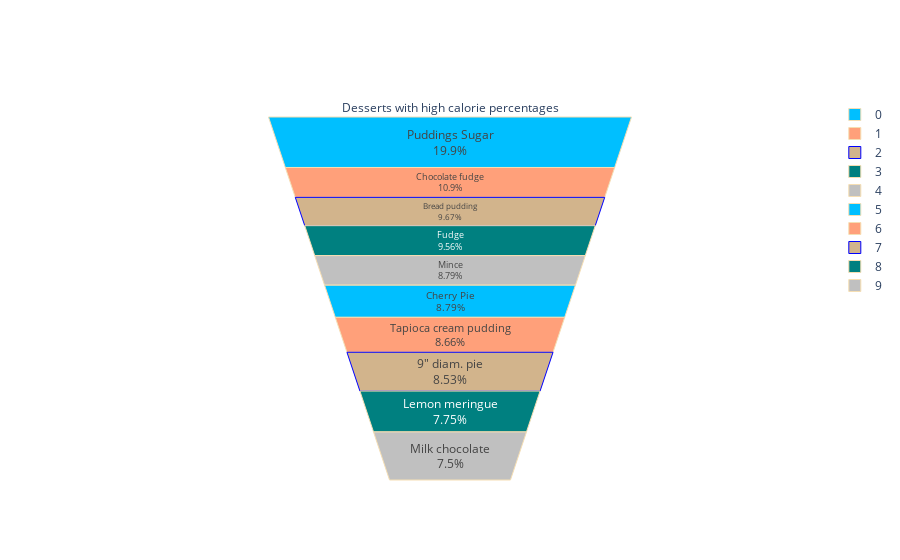

The cell this chart's notebook holds for it:
### Markdown cell above
Since it is clear that meat/ seafood have an abundance of protein, let us find the protein rich foods.

### Code cell
drinks= nutrients[nutrients['Category'].isin(['Fish Seafood','Desserts sweets'])]
drinks_top=drinks.sort_values(by='Calories', ascending= False)
drinks_top=drinks_top.head(10)

fig = go.Figure(go.Funnelarea(values=drinks_top['Calories'].values, text=drinks_top['Food'],
                              title = { "text": "Desserts with high calorie percentages"},
               marker = {"colors": ["deepskyblue", "lightsalmon", "tan", "teal", "silver","deepskyblue", "lightsalmon", "tan", "teal", "silver"],
                "line": {"color": ["wheat", "wheat", "blue", "wheat", "wheat","wheat", "wheat", "blue", "wheat", "wheat"]}}))



fig.show()

### Figure 1 — Plotly figure (JSON) as saved in the notebook; plotly's stock layout.template omitted (floating-point values rounded to 4 significant figures)
{"data": [{"marker": {"colors": ["deepskyblue", "lightsalmon", "tan", "teal", "silver", "deepskyblue", "lightsalmon", "tan", "teal", "silver"], "line": {"color": ["wheat", "wheat", "blue", "wheat", "wheat", "wheat", "wheat", "blue", "wheat", "wheat"]}}, "text": ["Puddings Sugar", "Chocolate fudge", "Bread pudding", "Fudge", "Mince", "Cherry Pie", "Tapioca cream pudding", "9\" diam. pie", "Lemon meringue", "Milk chocolate"], "title": {"text": "Desserts with high calorie percentages"}, "type": "funnelarea", "values": [770, 420, 374, 370, 340, 340, 335, 330, 300, 290]}], "layout": {"autosize": true}}
